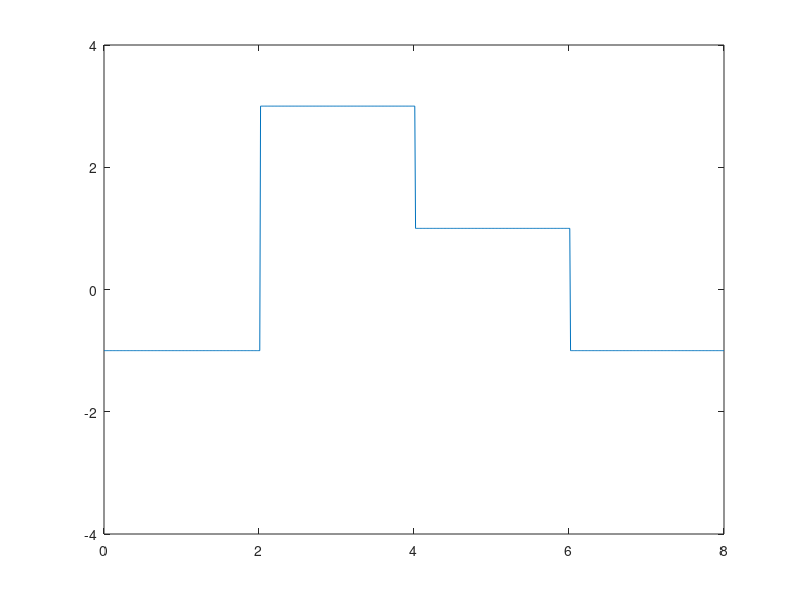

The MATLAB script that drew this image:
%mem clear func
clc;
clear;
clear all;
warning off;
%8lvl PAM
%MOD index
M = 4;
for i=1:M
    a(i) = 2*i-1-M;
end
%disp(a);
%bit sequence
n = randint(1, 8);
disp(n);
%unipolar coding
for j = 1:length(n)
    if n(j) == 1
        y(j) = 1;
    else 
        y(j) = 0;
    end
end
%disp(y);
%pulse shaping
pam4 = [];
for k = 1:2:length(n)-1
    if n(k) == 0 && n(k+1) == 0
        pam = a(1);
    elseif n(k) == 0 && n(k+1) == 1
        pam = a(2);
    elseif n(k) == 1 && n(k+1) == 1
        pam = a(3);
    else
        pam = a(4);
    end
    pam4 = [pam4 pam];
end
disp(pam4);
%pulse shaping
i = 1;
l = 2;%varialbe for time interval
t = 0:0.01:length(n);
for jj=1:length(t)
    if t(jj) <= l
        y(jj) = pam4(i);
    else
        y(jj) = pam4(i);
        l = l+2;
        i = i+1;
    end
end
plot(t, y);
axis([0 length(n) -4 4]);